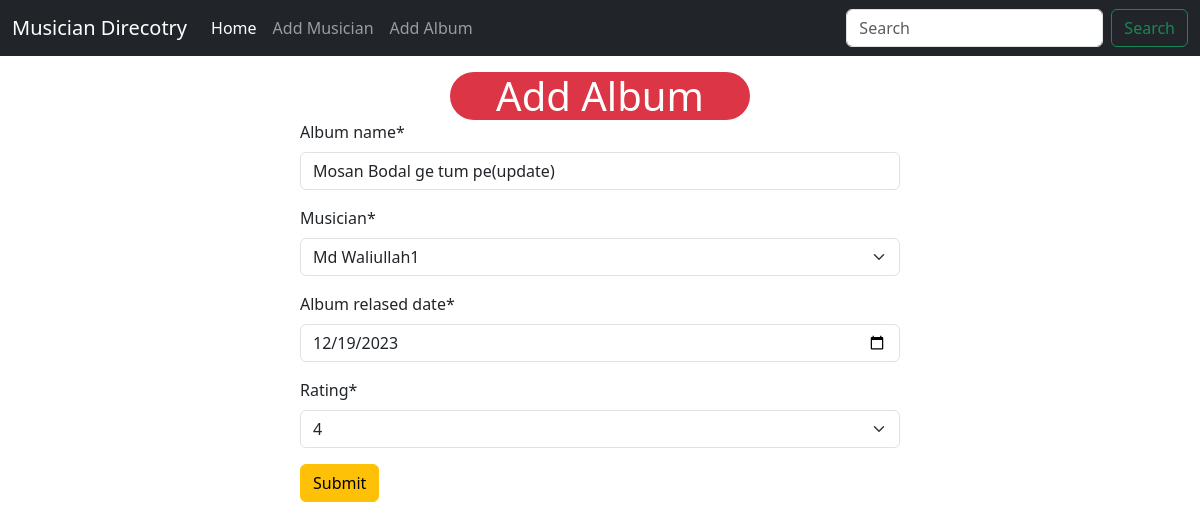
Screenshot of /album/edit/21 with the database file from the repository.
### album/models.py (models this page shows, shortened)
class Album(models.Model):
    album_name = models.CharField( max_length=50)
    musician = models.ForeignKey(Musician, on_delete=models.CASCADE)
    album_relased_date = models.DateField()
    rating = models.IntegerField(choices=[(i, str(i)) for i in range(1, 6)])

### album/views.py (the view)
# urls.py: path('edit/<int:id>', views.EditAlbumView.as_view(), name = 'edit_album'),
class EditAlbumView(UpdateView):
    model = models.Album
    form_class = forms.AlbumForm
    template_name = 'album/add_album.html'
    success_url = reverse_lazy('add_album')
    pk_url_kwarg = 'id'

### album/forms.py
class AlbumForm(forms.ModelForm):
    class Meta:
        model = Album
        fields = '__all__'
        widgets = {
            'album_relased_date' : forms.DateInput(attrs={'type': 'date'}),
        }

### musician/models.py (called while the page is built)
    def __str__(self):
        return f'{self.first_name} {self.last_name}'

### album/templates/album/add_album.html (shortened to what this page needs)
{% extends "base.html" %}
{% load crispy_forms_tags %}
{% block content %}
<form style="width: 50%; margin:auto;" method="post">
    <h1 class="mt-3 bg-danger text-white w-50 m-auto text-center rounded-5">Add Album</h1>
    {{form | crispy}}
    <button class="btn btn-warning">Submit</button>
</form>
{% endblock %}

### rows the page displays
Album: album_name "Mosan Bodal ge tum pe(update)", musician "Md Waliullah1", album_relased_date "12/19/2023", rating "4"
